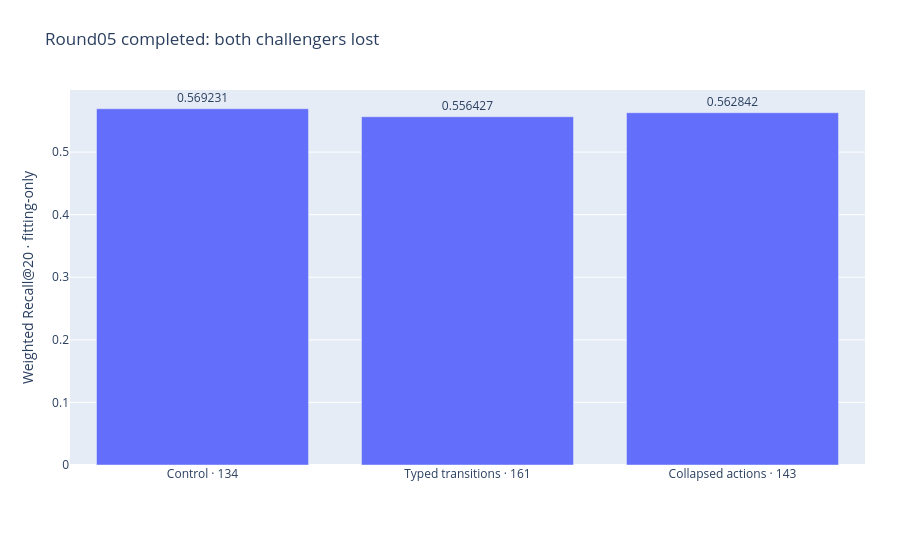

The notebook cell saved with this chart:
### Markdown cell above
## Overall outcome

### Code cell
show_review(1)

### Figure 1 — Plotly figure (JSON) as saved in the notebook; plotly's stock layout.template omitted (floating-point values rounded to 4 significant figures)
{"data": [{"text": ["0.569231", "0.556427", "0.562842"], "textposition": "outside", "type": "bar", "x": ["Control · 134", "Typed transitions · 161", "Collapsed actions · 143"], "y": [0.5692, 0.5564, 0.5628]}], "layout": {"legend": {"orientation": "h", "y": -0.3}, "margin": {"b": 95, "l": 70, "r": 35, "t": 90}, "title": {"text": "Round05 completed: both challengers lost"}, "yaxis": {"title": {"text": "Weighted Recall@20 · fitting-only"}}}}
